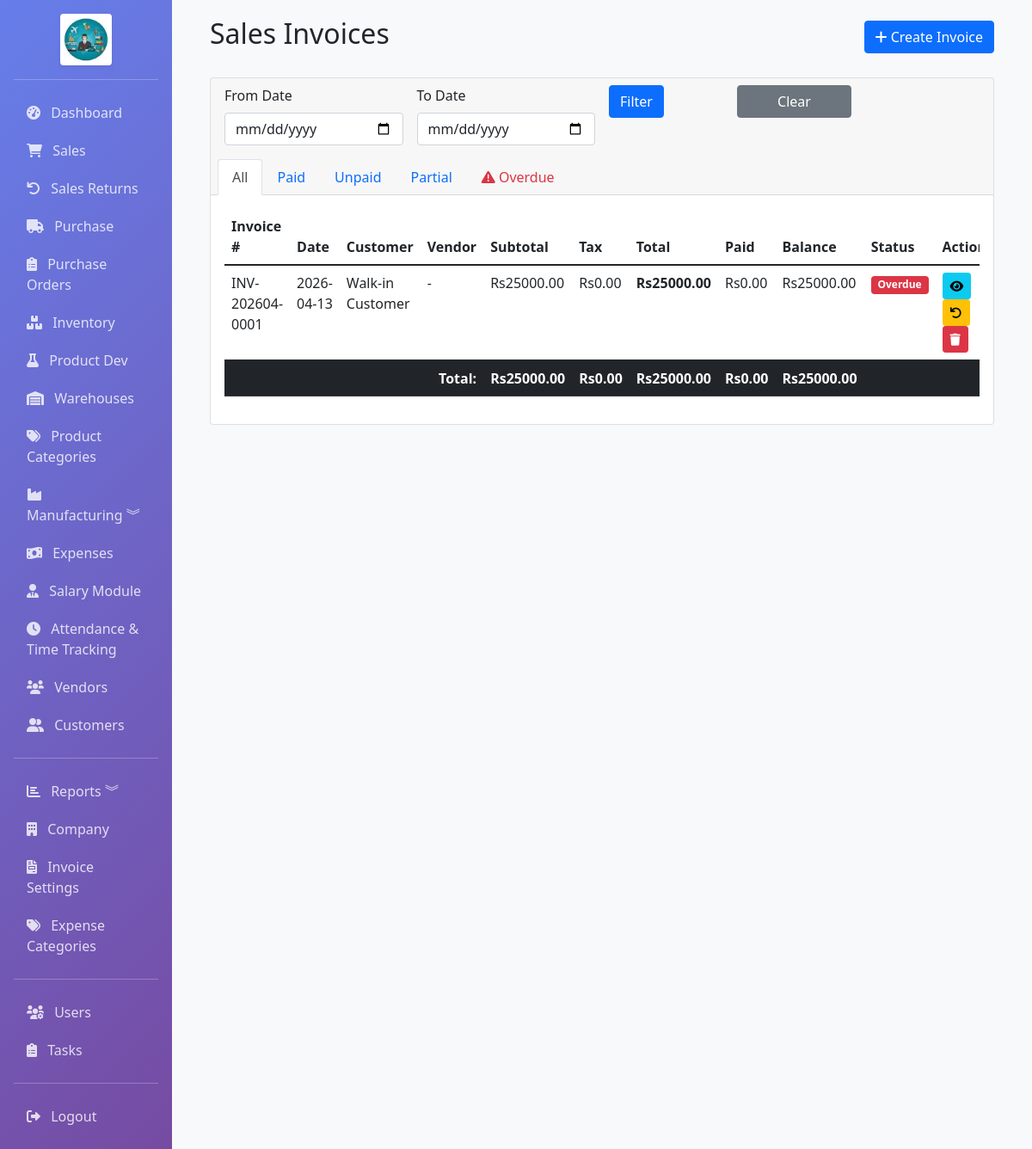
Before: /sales/invoices (signed in) with the older database file.
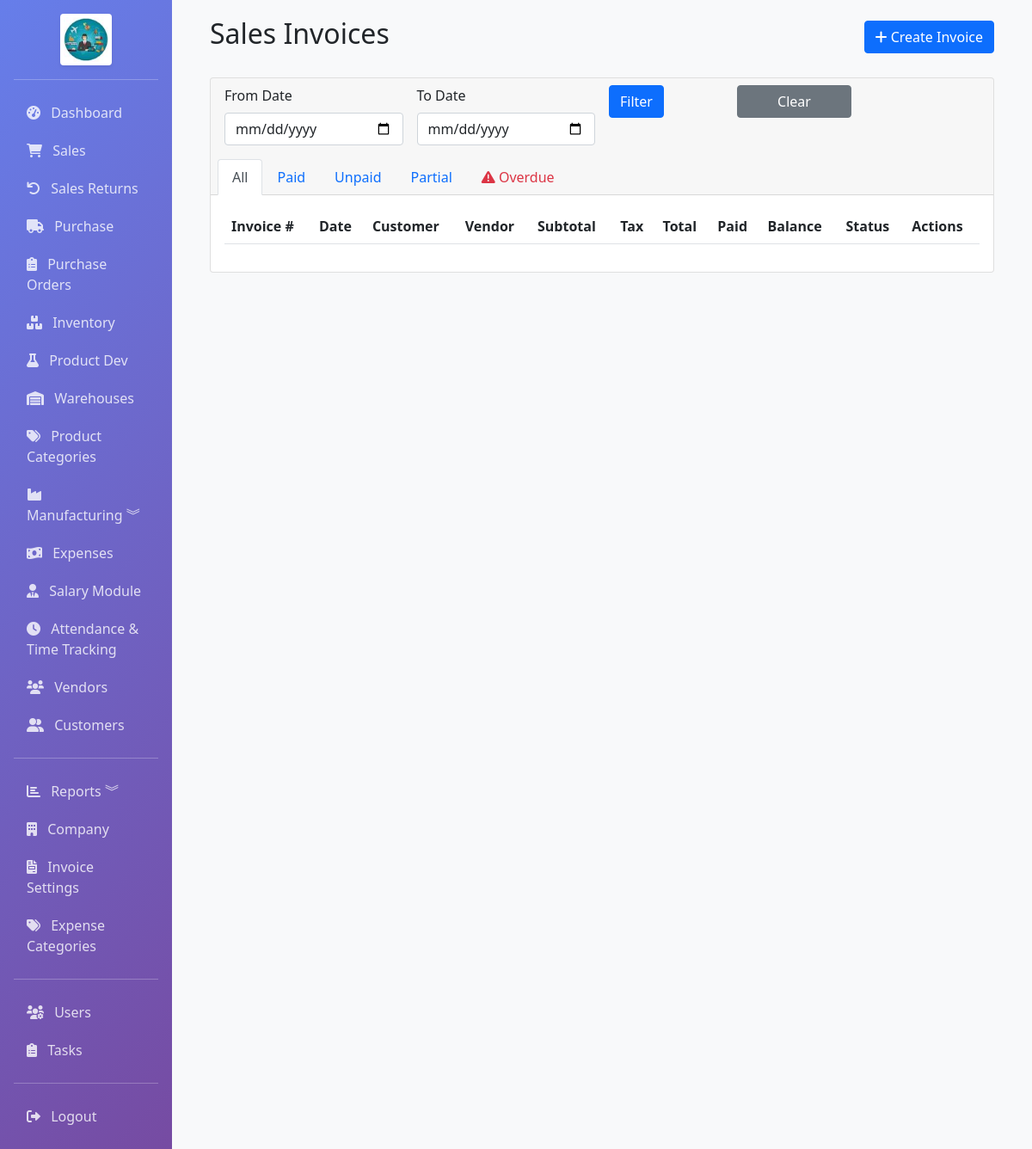
After: the same page with the newer database file.
### app/models.py (models this page shows, shortened)
class Sale(db.Model):
    __tablename__ = 'sales'
    id = db.Column(db.Integer, primary_key=True)
    invoice_number = db.Column(db.String(50), unique=True, nullable=False, index=True)
    customer_id = db.Column(db.Integer, db.ForeignKey('customers.id'), index=True)
    date = db.Column(db.DateTime, default=datetime.utcnow, index=True)
    due_date = db.Column(db.DateTime)
    currency_id = db.Column(db.Integer, db.ForeignKey('currencies.id'), nullable=True)
    exchange_rate = db.Column(db.Float, default=1)
    subtotal = db.Column(db.Float, default=0)
    tax_rate = db.Column(db.Float, default=0)  # Tax percentage
    tax = db.Column(db.Float, default=0)
    discount_type = db.Column(db.String(10), default='fixed')  # fixed or percentage
    discount = db.Column(db.Float, default=0)
    delivery_charge = db.Column(db.Float, default=0)  # Delivery cost
    advance_applied = db.Column(db.Float, default=0)  # Advance amount applied to this invoice
    total = db.Column(db.Float, default=0)
    status = db.Column(Enum('paid', 'unpaid', 'partial', name='payment_status'), default='unpaid', index=True)
    paid_amount = db.Column(db.Float, default=0)
    vendor_id = db.Column(db.Integer, db.ForeignKey('vendors.id'), index=True, nullable=True)
    vendor = db.relationship('Vendor', backref='sales', lazy=True)
    notes = db.Column(db.Text)
    terms = db.Column(db.Text)
    created_by = db.Column(db.Integer, db.ForeignKey('users.id'))
    created_at = db.Column(db.DateTime, default=datetime.utcnow)
    updated_at = db.Column(db.DateTime, default=datetime.utcnow, onupdate=datetime.utcnow)
    items = db.relationship('SaleItem', backref='sale', lazy=True, cascade='all, delete-orphan')
    currency = db.relationship('Currency', backref='sales', lazy=True)
    @property
    def balance_due(self):
        return self.total - self.paid_amount
    @property
    def is_overdue(self):
        if self.status != 'paid' and self.due_date:
            return datetime.utcnow().date() > self.due_date.date()
        return False

### app/routes/sales.py (the view, shortened to what this page needs)
@bp.route('/invoices')
@login_required
def invoices():
    status = request.args.get('status', 'all')
    from_date = request.args.get('from_date')
    to_date = request.args.get('to_date')
    query = Sale.query
    if status == 'overdue':
        query = query.filter(
            Sale.status != 'paid',
            Sale.due_date < datetime.utcnow()
        )
    elif status != 'all':
        query = query.filter(Sale.status == status)
    if from_date:
        try:
            from_date_obj = datetime.strptime(from_date, '%Y-%m-%d')
            query = query.filter(Sale.date >= from_date_obj)
        except ValueError:
            pass  # Invalid date format, ignore filter
    sales = query.order_by(Sale.date.desc()).all()
    total_subtotal = sum(sale.subtotal for sale in sales)
    total_tax = sum(sale.tax for sale in sales)
    total_amount = sum(sale.total for sale in sales)
    total_paid = sum(sale.paid_amount for sale in sales)
    total_balance = sum(sale.balance_due for sale in sales)
    return render_template('sales/invoices.html',
                         sales=sales,
                         current_status=status,
                         from_date=from_date,
                         to_date=to_date,
                         total_subtotal=total_subtotal,
                         total_tax=total_tax,
                         total_amount=total_amount,
                         total_paid=total_paid,
                         total_balance=total_balance)

### app/models.py (called while the page is built)
    @property
    def is_admin(self):
        return self.role == 'admin'

### app/templates/sales/invoices.html (shortened to what the changed rows need)
{% extends "base.html" %}
{% block content %}
<div class="container-fluid">
    <div class="d-flex justify-content-between align-items-center mb-4">
        <h2>Sales Invoices</h2>
    </div>
    <div class="card">
        <div class="card-body">
            <div class="table-responsive">
                <table class="table table-hover">
                    <thead>
                        <tr>
                            <th>Invoice #</th>
                            <th>Date</th>
                            <th>Customer</th>
                            <th>Vendor</th>
                            <th>Subtotal</th>
                            <th>Tax</th>
                            <th>Total</th>
                            <th>Paid</th>
                            <th>Balance</th>
                            <th>Status</th>
                            <th>Actions</th>
                        </tr>
                    </thead>
                    <tbody>
                        {% for sale in sales %}
                        <tr>
                            <td>{{ sale.invoice_number }}</td>
                            <td>{{ sale.date.strftime('%Y-%m-%d') }}</td>
                            <td>{{ sale.customer.name if sale.customer else 'Walk-in Customer' }}</td>
                            <td>{{ sale.vendor.name if sale.vendor else '-' }}</td>
                            <td>Rs{{ "%.2f"|format(sale.subtotal) }}</td>
                            <td>Rs{{ "%.2f"|format(sale.tax) }}</td>
                            <td><strong>Rs{{ "%.2f"|format(sale.total) }}</strong></td>
                            <td>Rs{{ "%.2f"|format(sale.paid_amount) }}</td>
                            <td>Rs{{ "%.2f"|format(sale.total - sale.paid_amount) }}</td>
                            <td>
                                {% if sale.is_overdue %}
                                <span class="badge bg-danger">Overdue</span>
                                {% elif sale.status == 'paid' %}
                                <span class="badge bg-success">Paid</span>
                                {% elif sale.status == 'partial' %}
                                <span class="badge bg-warning">Partial</span>
                                {% else %}
                                <span class="badge bg-secondary">Unpaid</span>
                                {% endif %}
                            </td>
                            <td>
                                <a href="{{ url_for('sales.invoice_detail', id=sale.id) }}"
                                   class="btn btn-sm btn-info">
                                    <i class="fas fa-eye"></i>
                                </a>
                                <a href="{{ url_for('returns.create_return', sale_id=sale.id) }}"
                                   class="btn btn-sm btn-warning" title="Create Return">
                                    <i class="fas fa-undo"></i>
                                </a>
                                <form method="POST" action="{{ url_for('sales.delete_invoice', id=sale.id) }}" style="display:inline;" onsubmit="return confirm('Delete this invoice?');">
                                    <button class="btn btn-sm btn-danger" type="submit">
                                        <i class="fas fa-trash"></i>
                                    </button>
                                </form>
                            </td>
                        </tr>
                        {% endfor %}
                    </tbody>
                    {% if sales %}
                    <tfoot>
                        <tr class="table-dark">
                            <th colspan="4" class="text-end">Total:</th>
                            <th>Rs{{ "%.2f"|format(total_subtotal) }}</th>
                            <th>Rs{{ "%.2f"|format(total_tax) }}</th>
                            <th><strong>Rs{{ "%.2f"|format(total_amount) }}</strong></th>
                            <th>Rs{{ "%.2f"|format(total_paid) }}</th>
                            <th>Rs{{ "%.2f"|format(total_balance) }}</th>
                            <th colspan="2"></th>
                        </tr>
                    </tfoot>
                    {% endif %}
                </table>
            </div>
        </div>
    </div>
</div>
{% endblock %}

Changed rows visible on the page:
removed Sale: invoice_number "INV-202604-0001", date "2026-04-13", customer "Walk-in Customer", vendor "-", subtotal "25000.00", tax "0.00", total "25000.00", paid_amount "0.00", sale.total-sale.paid_amount "25000.00", status "Overdue"
Other visible differences:
{{ "%.2f"|format(total_subtotal) }}: "25000.00" → (not shown)
{{ "%.2f"|format(total_tax) }}: "0.00" → (not shown)
{{ "%.2f"|format(total_amount) }}: "25000.00" → (not shown)
{{ "%.2f"|format(total_paid) }}: "0.00" → (not shown)
{{ "%.2f"|format(total_balance) }}: "25000.00" → (not shown)
text no longer shown: "Total: Rs Rs Rs Rs Rs"
